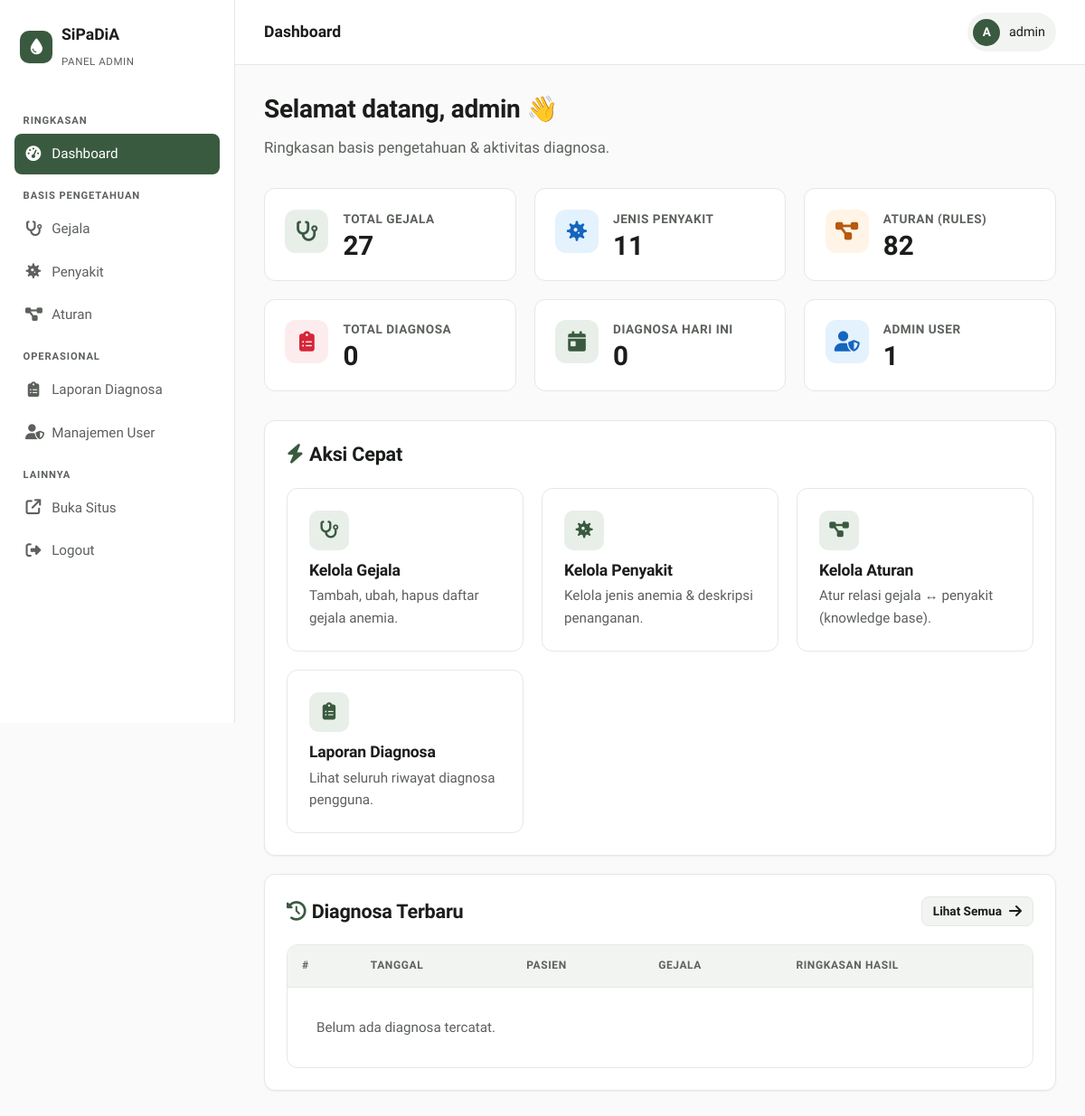
/admin/dashboard.php (signed in), run on an earlier commit of the app's database.
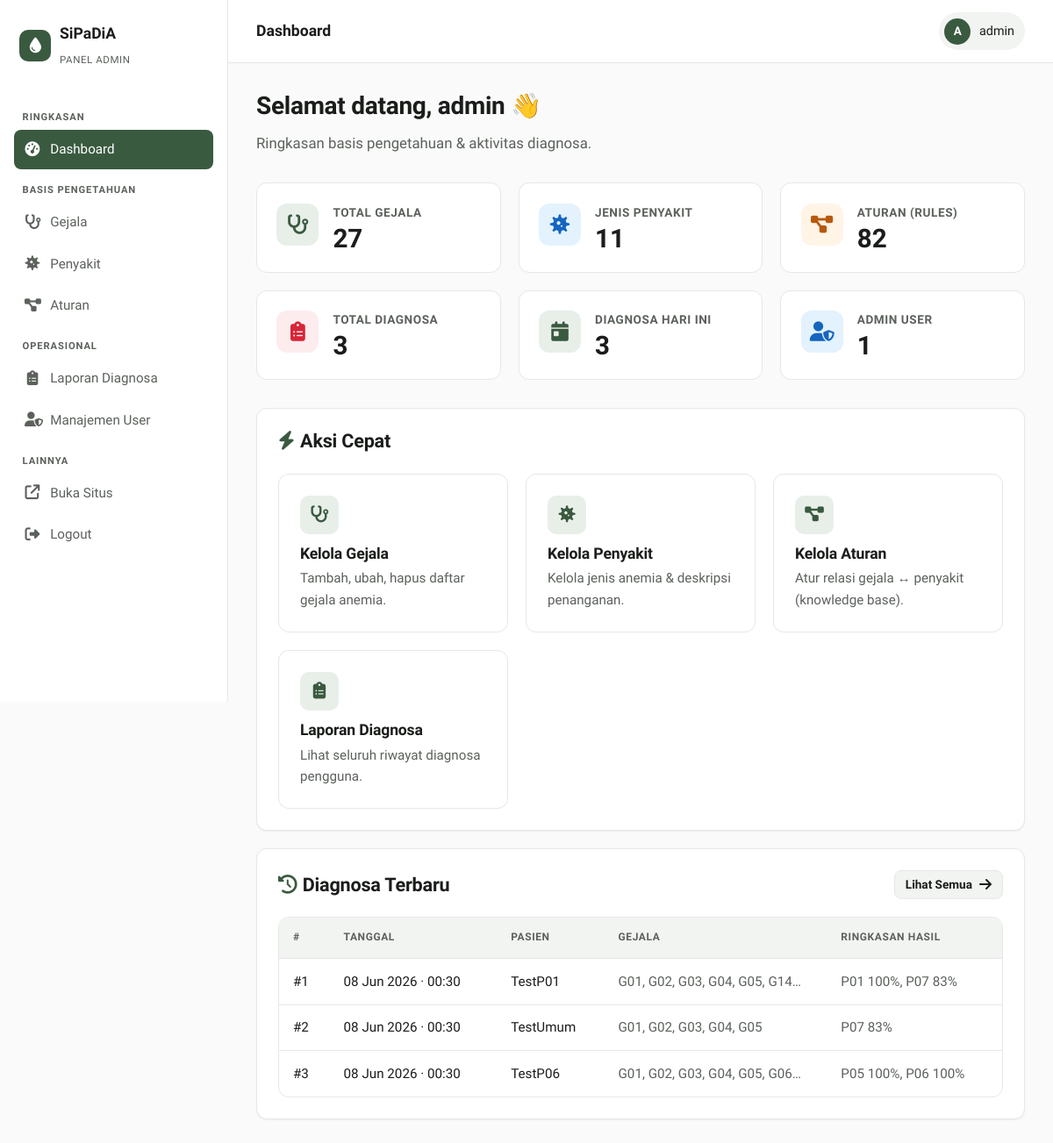
And on a later commit of the database.
### tables this page shows
CREATE TABLE `riwayat` (
  `id` int(11) NOT NULL AUTO_INCREMENT,
  `tanggal` datetime NOT NULL DEFAULT current_timestamp(),
  `gejala_dipilih` longtext DEFAULT NULL CHECK (json_valid(`gejala_dipilih`)),
  `hasil_dianosa` longtext DEFAULT NULL CHECK (json_valid(`hasil_dianosa`)),
  `nama_pasien` varchar(100) DEFAULT NULL,
  `umur` int(11) DEFAULT NULL,
  `jenis_kelamin` varchar(10) DEFAULT NULL,
  `session_token` varchar(64) DEFAULT NULL,
  PRIMARY KEY (`id`)
);

### admin/dashboard.php (the view, shortened to what this page needs)
<?php
include '../config.php';
$c_gejala   = (int)$conn->query("SELECT COUNT(*) c FROM gejala")->fetch_assoc()['c'];
$c_penyakit = (int)$conn->query("SELECT COUNT(*) c FROM penyakit")->fetch_assoc()['c'];
$c_aturan   = (int)$conn->query("SELECT COUNT(*) c FROM aturan")->fetch_assoc()['c'];
$c_riwayat  = (int)$conn->query("SELECT COUNT(*) c FROM riwayat")->fetch_assoc()['c'];
$c_users    = (int)$conn->query("SELECT COUNT(*) c FROM users")->fetch_assoc()['c'];
$c_today    = (int)$conn->query("SELECT COUNT(*) c FROM riwayat WHERE DATE(tanggal)=CURDATE()")->fetch_assoc()['c'];
$page_title = 'Dashboard';
$active     = 'dashboard';
include '../partials/admin_header.php';
?>
<div class="page-header">
    <h2>Selamat datang, <?php echo htmlspecialchars($_SESSION['admin']); ?> 👋</h2>
    <p class="lead">Ringkasan basis pengetahuan & aktivitas diagnosa.</p>
</div>
<div class="stat-grid" data-testid="stat-grid">
    <div class="stat-card" data-testid="stat-gejala">
        <div class="stat-icon green"><i class="fa-solid fa-stethoscope"></i></div>
        <div><div class="label">Total Gejala</div><div class="value"><?php echo $c_gejala; ?></div></div>
    </div>
    <div class="stat-card" data-testid="stat-penyakit">
        <div class="stat-icon blue"><i class="fa-solid fa-virus"></i></div>
        <div><div class="label">Jenis Penyakit</div><div class="value"><?php echo $c_penyakit; ?></div></div>
    </div>
    <div class="stat-card" data-testid="stat-aturan">
        <div class="stat-icon amber"><i class="fa-solid fa-diagram-project"></i></div>
        <div><div class="label">Aturan (Rules)</div><div class="value"><?php echo $c_aturan; ?></div></div>
    </div>
    <div class="stat-card" data-testid="stat-riwayat">
        <div class="stat-icon rose"><i class="fa-solid fa-clipboard-list"></i></div>
        <div><div class="label">Total Diagnosa</div><div class="value"><?php echo $c_riwayat; ?></div></div>
    </div>
    <div class="stat-card" data-testid="stat-today">
        <div class="stat-icon green"><i class="fa-solid fa-calendar-day"></i></div>
        <div><div class="label">Diagnosa Hari Ini</div><div class="value"><?php echo $c_today; ?></div></div>
    </div>
    <div class="stat-card" data-testid="stat-users">
        <div class="stat-icon blue"><i class="fa-solid fa-user-shield"></i></div>
        <div><div class="label">Admin User</div><div class="value"><?php echo $c_users; ?></div></div>
    </div>
</div>
<div class="card">
    <div class="card-head">
        <h3><i class="fa-solid fa-bolt" style="color:var(--primary);margin-right:.4rem;"></i>Aksi Cepat</h3>
    </div>
    <div class="features">
        <a href="crud_gejala.php" class="feature" style="text-decoration:none;color:inherit;display:block;" data-testid="qa-gejala">
            <div class="ico"><i class="fa-solid fa-stethoscope"></i></div>
            <h4>Kelola Gejala</h4><p>Tambah, ubah, hapus daftar gejala anemia.</p>
        </a>
        <a href="crud_penyakit.php" class="feature" style="text-decoration:none;color:inherit;display:block;" data-testid="qa-penyakit">
            <div class="ico"><i class="fa-solid fa-virus"></i></div>
            <h4>Kelola Penyakit</h4><p>Kelola jenis anemia & deskripsi penanganan.</p>
        </a>
        <a href="crud_aturan.php" class="feature" style="text-decoration:none;color:inherit;display:block;" data-testid="qa-aturan">
            <div class="ico"><i class="fa-solid fa-diagram-project"></i></div>
            <h4>Kelola Aturan</h4><p>Atur relasi gejala ↔ penyakit (knowledge base).</p>
        </a>
        <a href="laporan.php" class="feature" style="text-decoration:none;color:inherit;display:block;" data-testid="qa-laporan">
            <div class="ico"><i class="fa-solid fa-clipboard-list"></i></div>
            <h4>Laporan Diagnosa</h4><p>Lihat seluruh riwayat diagnosa pengguna.</p>
        </a>
    </div>
</div>
<div class="card">
    <div class="card-head">
        <h3><i class="fa-solid fa-clock-rotate-left" style="color:var(--primary);margin-right:.4rem;"></i>Diagnosa Terbaru</h3>
        <a href="laporan.php" class="btn btn-secondary btn-sm">Lihat Semua <i class="fa-solid fa-arrow-right"></i></a>
    </div>
    <div class="table-wrap">
        <table class="data">
            <thead><tr><th>#</th><th>Tanggal</th><th>Pasien</th><th>Gejala</th><th>Ringkasan Hasil</th></tr></thead>
            <tbody>
            <?php
            $rs = $conn->query("SELECT * FROM riwayat ORDER BY tanggal DESC LIMIT 5");
            if ($rs->num_rows === 0): ?>
                <tr><td colspan="5" class="text-center text-muted" style="padding:2rem;">Belum ada diagnosa tercatat.</td></tr>
            <?php else:
                while ($r = $rs->fetch_assoc()):
                    $glist = json_decode($r['gejala_dipilih'] ?? '[]', true) ?: [];
                    $hlist = json_decode($r['hasil_dianosa'] ?? '[]', true) ?: [];
                    $hsummary = count($hlist) > 0
                        ? implode(', ', array_map(fn($h)=>($h['kode']??'').' '.($h['persen']??'').'%', array_slice($hlist,0,2)))
                        : '— tidak ada hasil ≥80%';
                ?>
                <tr>
                    <td>#<?php echo (int)$r['id']; ?></td>
                    <td><?php echo date('d M Y · H:i', strtotime($r['tanggal'])); ?></td>
                    <td><?php echo htmlspecialchars($r['nama_pasien'] ?: '-'); ?></td>
                    <td class="text-muted text-sm" style="max-width:220px;"><?php echo htmlspecialchars(implode(', ', array_slice($glist, 0, 6))).(count($glist)>6?'…':''); ?></td>
                    <td class="text-muted text-sm" style="max-width:280px;"><?php echo htmlspecialchars($hsummary); ?></td>
                </tr>
                <?php endwhile;
            endif; ?>
            </tbody>
        </table>
    </div>
</div>
<?php include '../partials/admin_footer.php'; ?>

### partials/admin_header.php (shortened to what this page needs)
<?php
$user = $_SESSION['admin'] ?? 'Admin';
$initial = strtoupper(substr($user, 0, 1));
?><!DOCTYPE html>
<html lang="id">
<head>
    <link rel="stylesheet" href="https://cdnjs.cloudflare.com/ajax/libs/font-awesome/6.5.1/css/all.min.css">
    <link rel="stylesheet" href="../assets/style.css">
</head>
<body>
<div class="admin-shell">
    <aside class="sidebar" id="sidebar" data-testid="admin-sidebar">
        <a href="dashboard.php" class="brand">
            <span class="brand-mark"><i class="fa-solid fa-droplet"></i></span>
            <span>SiPaDiA<br><small style="font-weight:500;color:var(--text-muted);font-size:.72rem;letter-spacing:.05em;text-transform:uppercase;">Panel Admin</small></span>
        </a>
        <div class="side-section">Ringkasan</div>
        <a href="dashboard.php"      class="side-link <?php echo $active==='dashboard'?'active':''; ?>" data-testid="side-dashboard"><i class="fa-solid fa-gauge-high"></i> Dashboard</a>
        <div class="side-section">Basis Pengetahuan</div>
        <a href="crud_gejala.php"    class="side-link <?php echo $active==='gejala'?'active':''; ?>"    data-testid="side-gejala"><i class="fa-solid fa-stethoscope"></i> Gejala</a>
        <a href="crud_penyakit.php"  class="side-link <?php echo $active==='penyakit'?'active':''; ?>"  data-testid="side-penyakit"><i class="fa-solid fa-virus"></i> Penyakit</a>
        <a href="crud_aturan.php"    class="side-link <?php echo $active==='aturan'?'active':''; ?>"    data-testid="side-aturan"><i class="fa-solid fa-diagram-project"></i> Aturan</a>
        <div class="side-section">Operasional</div>
        <a href="laporan.php"        class="side-link <?php echo $active==='laporan'?'active':''; ?>"   data-testid="side-laporan"><i class="fa-solid fa-clipboard-list"></i> Laporan Diagnosa</a>
        <a href="crud_users.php"     class="side-link <?php echo $active==='users'?'active':''; ?>"     data-testid="side-users"><i class="fa-solid fa-user-shield"></i> Manajemen User</a>
        <div class="side-section">Lainnya</div>
        <a href="../index.php"       class="side-link" data-testid="side-public"><i class="fa-solid fa-arrow-up-right-from-square"></i> Buka Situs</a>
        <a href="logout.php"         class="side-link" data-testid="side-logout"><i class="fa-solid fa-right-from-bracket"></i> Logout</a>
    </aside>
    <main class="admin-main">
        <div class="topbar">
            <div style="display:flex;align-items:center;gap:1rem;">
                <div class="title" data-testid="topbar-title"><?php echo htmlspecialchars($page_title); ?></div>
            </div>
            <div class="user-chip" data-testid="user-chip">
                <span class="avatar"><?php echo htmlspecialchars($initial); ?></span>
                <span><?php echo htmlspecialchars($user); ?></span>
            </div>
        </div>
        <div class="admin-content">

### partials/admin_footer.php
        </div>
    </main>
</div>
</body>
</html>

What changed in the data, as far as the page shows it:
added riwayat: id "1", tanggal "08 Jun 2026 · 00:30", nama_pasien "TestP01", gejala_dipilih "G01, G02, G03, G04, G05, G14", hasil_dianosa "P01 100%, P07 83%"
added riwayat: id "2", tanggal "08 Jun 2026 · 00:30", nama_pasien "TestUmum", gejala_dipilih "G01, G02, G03, G04, G05", hasil_dianosa "P07 83%"
added riwayat: id "3", tanggal "08 Jun 2026 · 00:30", nama_pasien "TestP06", gejala_dipilih "G01, G02, G03, G04, G05, G06", hasil_dianosa "P05 100%, P06 100%"
Also different on the page:
$c_riwayat: "0" → "3"
$c_today: "0" → "3"
text no longer shown: "Belum ada diagnosa tercatat."
